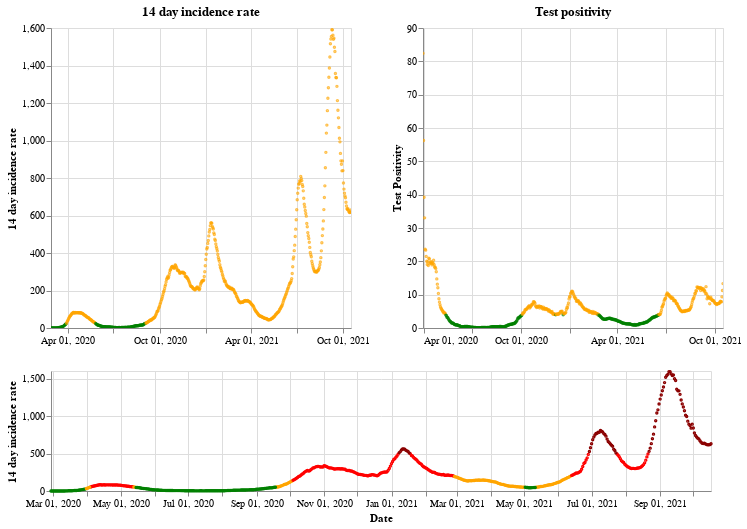

The notebook cell this image was saved under:
### Markdown cell above
## Scotland

### Code cell
plot_traffic_light('Scotland')

### Figure 1 — Vega-Lite specification as saved in the notebook (floating-point values rounded to 4 significant figures; data arrays with more than 128 entries replaced by an {"elided": "..."} marker saying what was removed)
{"config": {"view": {"continuousWidth": 400, "continuousHeight": 300}}, "vconcat": [{"hconcat": [{"mark": {"type": "point", "size": 2}, "encoding": {"color": {"condition": {"value": "green", "test": "(datum.twoWeeklyCasesRate <= 25)"}, "value": "orange"}, "tooltip": [{"type": "nominal", "field": "areaName"}, {"type": "temporal", "field": "date"}, {"type": "quantitative", "field": "twoWeeklyCasesRate"}, {"type": "quantitative", "field": "testPositivity"}], "x": {"type": "temporal", "axis": {"title": ""}, "field": "date", "scale": {"domain": {"selection": "DateBrush"}}, "timeUnit": "yearmonthdate"}, "y": {"type": "quantitative", "axis": {"title": "14 day incidence rate"}, "field": "twoWeeklyCasesRate"}}, "title": "14 day incidence rate", "width": 300}, {"mark": {"type": "point", "size": 2}, "encoding": {"color": {"condition": {"value": "green", "test": "(datum.testPositivity <= 4)"}, "value": "orange"}, "tooltip": [{"type": "nominal", "field": "areaName"}, {"type": "temporal", "field": "date"}, {"type": "quantitative", "field": "twoWeeklyCasesRate"}, {"type": "quantitative", "field": "testPositivity"}], "x": {"type": "temporal", "axis": {"title": ""}, "field": "date", "scale": {"domain": {"selection": "DateBrush"}}, "timeUnit": "yearmonthdate"}, "y": {"type": "quantitative", "axis": {"title": "Test Positivity"}, "field": "testPositivity"}}, "title": "Test positivity", "width": 300}]}, {"layer": [{"mark": {"type": "point", "size": 2}, "encoding": {"color": {"condition": {"value": "orange", "test": "(((datum.testPositivity < 4) && (datum.twoWeeklyCasesRate >= 50)) && (datum.twoWeeklyCasesRate < 200))"}, "value": "red"}, "opacity": {"condition": {"value": 1, "test": "((datum.twoWeeklyCasesRate >= 50) && (datum.twoWeeklyCasesRate < 500))"}, "value": 0}, "tooltip": [{"type": "nominal", "field": "areaName"}, {"type": "temporal", "field": "date"}, {"type": "quantitative", "field": "twoWeeklyCasesRate"}, {"type": "quantitative", "field": "testPositivity"}], "x": {"type": "temporal", "axis": {"title": "Date"}, "field": "date", "timeUnit": "yearmonthdate"}, "y": {"type": "quantitative", "axis": {"title": "14 day incidence rate"}, "field": "twoWeeklyCasesRate"}}, "selection": {"DateBrush": {"type": "interval", "encodings": ["x"], "fields": ["Time"]}}}, {"mark": {"type": "point", "size": 2}, "encoding": {"color": {"value": "darkred"}, "opacity": {"condition": {"value": 1, "test": "(datum.twoWeeklyCasesRate >= 500)"}, "value": 0}, "tooltip": [{"type": "nominal", "field": "areaName"}, {"type": "temporal", "field": "date"}, {"type": "quantitative", "field": "twoWeeklyCasesRate"}, {"type": "quantitative", "field": "testPositivity"}], "x": {"type": "temporal", "axis": {"title": "Date"}, "field": "date", "timeUnit": "yearmonthdate"}, "y": {"type": "quantitative", "axis": {"title": "14 day incidence rate"}, "field": "twoWeeklyCasesRate"}}}, {"mark": {"type": "point", "size": 2}, "encoding": {"color": {"condition": {"value": "green", "test": "((datum.testPositivity < 4) && (datum.twoWeeklyCasesRate < 50))"}, "value": "orange"}, "opacity": {"condition": {"value": 1, "test": "(datum.twoWeeklyCasesRate < 50)"}, "value": 0}, "tooltip": [{"type": "nominal", "field": "areaName"}, {"type": "temporal", "field": "date"}, {"type": "quantitative", "field": "twoWeeklyCasesRate"}, {"type": "quantitative", "field": "testPositivity"}], "x": {"type": "temporal", "axis": {"title": "Date"}, "field": "date", "timeUnit": "yearmonthdate"}, "y": {"type": "quantitative", "axis": {"title": "14 day incidence rate"}, "field": "twoWeeklyCasesRate"}}}], "height": 120, "width": 660}], "data": {"name": "data-657ccfc1de11ff913719167213835788"}, "$schema": "https://vega.github.io/schema/vega-lite/v4.8.1.json", "datasets": {"data-657ccfc1de11ff913719167213835788": {"elided": "598 records"}}}
